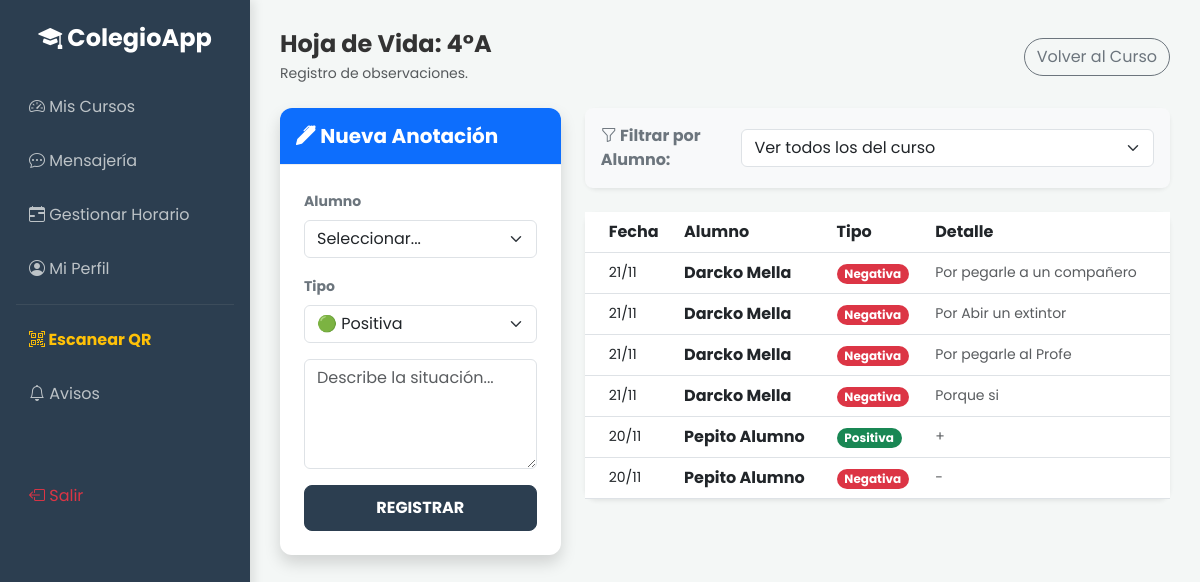
Screenshot of /profesor/anotaciones.php?id=2 (signed in) with the database file from the repository.
### tables this page shows
CREATE TABLE `cursos` (
  `id` int(11) NOT NULL,
  `nombre` varchar(50) NOT NULL
);

CREATE TABLE `anotaciones` (
  `id` int(11) NOT NULL,
  `alumno_id` int(11) NOT NULL,
  `autor_id` int(11) NOT NULL,
  `tipo` enum('positiva','negativa') NOT NULL,
  `detalle` text NOT NULL,
  `fecha` timestamp NOT NULL DEFAULT current_timestamp()
);

CREATE TABLE `usuarios` (
  `id` int(11) NOT NULL,
  `nombre` varchar(100) NOT NULL,
  `email` varchar(100) NOT NULL,
  `password` varchar(255) NOT NULL,
  `rol` enum('director','profesor','alumno','apoderado','administrador') NOT NULL,
  `foto` varchar(255) DEFAULT 'default.jpg',
  `created_at` timestamp NOT NULL DEFAULT current_timestamp()
);

### profesor/anotaciones.php (the view, shortened to what this page needs)
<?php
require '../config/db.php';
$prog_id = $_GET['id'];
$profesor_id = $_SESSION['user_id'];
$sqlCurso = "SELECT c.nombre as curso, a.nombre as materia, c.id as curso_id FROM programacion_academica pa JOIN cursos c ON pa.curso_id = c.id JOIN asignaturas a ON pa.asignatura_id = a.id WHERE pa.id = ?";
$info = $pdo->prepare($sqlCurso); $info->execute([$prog_id]); $info = $info->fetch();
$sqlHist = "SELECT an.*, u.nombre as alumno, u.foto
            FROM anotaciones an
            JOIN usuarios u ON an.alumno_id = u.id
            JOIN matriculas m ON u.id = m.alumno_id
            WHERE an.autor_id = :profesor_id AND m.curso_id = :curso_id";
$params = ['profesor_id' => $profesor_id, 'curso_id' => $info['curso_id']];
$sqlHist .= " ORDER BY an.fecha DESC";
$historial = $pdo->prepare($sqlHist); $historial->execute($params); $historial = $historial->fetchAll();
?>
<!DOCTYPE html>
<html lang="es">
<head>
    <link href="https://cdn.jsdelivr.net/npm/bootstrap@5.3.0/dist/css/bootstrap.min.css" rel="stylesheet">
    <link rel="stylesheet" href="https://cdn.jsdelivr.net/npm/bootstrap-icons@1.10.5/font/bootstrap-icons.css">
    <link href="../assets/css/style.css" rel="stylesheet">
</head>
<body>
    <?php include '../includes/sidebar_profesor.php'; ?>
    <div class="main-content">
        <div class="d-flex justify-content-between align-items-center mb-4">
            <div>
                <h4 class="fw-bold mb-1">Hoja de Vida: <?php echo $info['curso']; ?></h4>
                <p class="text-muted mb-0 small">Registro de observaciones.</p>
            </div>
            <a href="ver_curso.php?id=<?php echo $prog_id; ?>" class="btn btn-outline-secondary rounded-pill">Volver al Curso</a>
        </div>
        <div class="row">
            <div class="col-lg-4 mb-4">
                <div class="card shadow border-0 sticky-top" style="top: 20px; z-index: 1;">
                    <div class="card-header bg-primary text-white py-3">
                        <h5 class="mb-0 fw-bold"><i class="bi bi-pen-fill"></i> Nueva Anotación</h5>
                    </div>
                    <div class="card-body p-4">
                        <form method="POST">
                            <div class="mb-3">
                                <label class="form-label fw-bold text-secondary small">Alumno</label>
                                <select name="alumno_id" class="form-select" required>
                                    <option value="">Seleccionar...</option>
                                </select>
                            </div>
                            <div class="mb-3">
                                <label class="form-label fw-bold text-secondary small">Tipo</label>
                                <select name="tipo" class="form-select" required>
                                    <option value="positiva">🟢 Positiva</option>
                                </select>
                            </div>
                            <div class="mb-3">
                                <textarea name="detalle" class="form-control" rows="4" placeholder="Describe la situación..." required></textarea>
                            </div>
                            <div class="d-grid">
                                <button type="submit" name="guardar_nota" class="btn btn-primary fw-bold">REGISTRAR</button>
                            </div>
                        </form>
                    </div>
                </div>
            </div>
            <div class="col-lg-8">
                <div class="card shadow-sm border-0 mb-4">
                    <div class="card-body bg-light rounded-3">
                        <form method="GET" class="d-flex align-items-center gap-3">
                            <label class="fw-bold text-secondary"><i class="bi bi-funnel"></i> Filtrar por Alumno:</label>
                            <select name="filtro_alumno_id" class="form-select" onchange="this.form.submit()">
                                <option value="">Ver todos los del curso</option>
                            </select>
                        </form>
                    </div>
                </div>
                <div class="card shadow-sm border-0">
                    <div class="card-body p-0">
                        <?php if(count($historial) == 0): ?>
                            <div class="text-center py-5 text-muted">Sin registros.</div>
                        <?php else: ?>
                            <table class="table table-hover align-middle mb-0">
                                <thead class="bg-light"><tr><th class="ps-4">Fecha</th><th>Alumno</th><th>Tipo</th><th>Detalle</th></tr></thead>
                                <tbody>
                                    <?php foreach($historial as $nota): ?>
                                        <tr>
                                            <td class="ps-4 small"><?php echo date("d/m", strtotime($nota['fecha'])); ?></td>
                                            <td class="fw-bold"><?php echo $nota['alumno']; ?></td>
                                            <td>
                                                <span class="badge <?php echo ($nota['tipo']=='positiva')?'bg-success':'bg-danger'; ?> rounded-pill">
                                                    <?php echo ucfirst($nota['tipo']); ?>
                                                </span>
                                            </td>
                                            <td class="small text-muted"><?php echo $nota['detalle']; ?></td>
                                        </tr>
                                    <?php endforeach; ?>
                                </tbody>
                            </table>
                        <?php endif; ?>
                    </div>
                </div>
            </div>
        </div>
    </div>
</body>
</html>

### assets/css/style.css (style rules this page uses)
:root { --primary-color: #2c3e50; --secondary-color: #34495e; --accent-color: #1abc9c; --bg-light: #f4f7f6; --text-dark: #333; --sidebar-width: 250px; }
body { font-family: 'Poppins', sans-serif; background-color: var(--bg-light); color: var(--text-dark); }
.card { border: none; border-radius: 12px; box-shadow: 0 4px 20px rgba(0,0,0,0.05); transition: transform 0.3s ease, box-shadow 0.3s ease; }
.card-header { background-color: #fff; border-bottom: 1px solid #eee; font-weight: 600; border-radius: 12px 12px 0 0 !important; }
.btn-primary { background-color: var(--primary-color); border-color: var(--primary-color); padding: 10px 20px; border-radius: 8px; }
.main-content { margin-left: var(--sidebar-width); padding: 30px; }

### rows the page displays
cursos: nombre "4°A"
anotaciones: fecha "21/11", alumno.nombre "Darcko Mella", tipo "Negativa", detalle "Por pegarle a un compañero"
anotaciones: fecha "21/11", alumno.nombre "Darcko Mella", tipo "Negativa", detalle "Por Abir un extintor"
anotaciones: fecha "21/11", alumno.nombre "Darcko Mella", tipo "Negativa", detalle "Por pegarle al Profe"
anotaciones: fecha "21/11", alumno.nombre "Darcko Mella", tipo "Negativa", detalle "Porque si"
anotaciones: fecha "20/11", alumno.nombre "Pepito Alumno", tipo "Positiva", detalle "+"
anotaciones: fecha "20/11", alumno.nombre "Pepito Alumno", tipo "Negativa", detalle "-"
